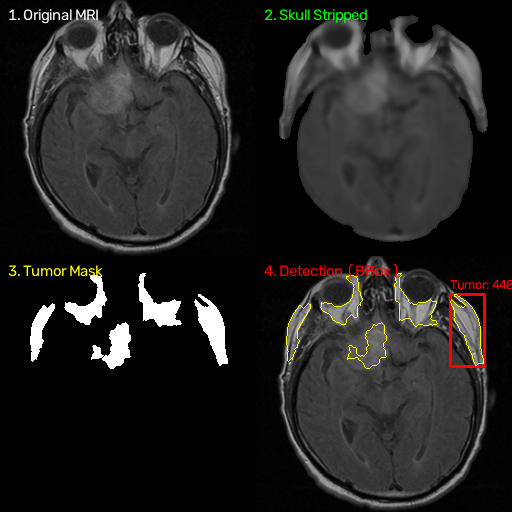
#> input picture docs/images/pipeline_quad_sample.png, 512 x 512 px, given in place of mri_brain_tumor_11.png, which was not available
$ jupyter execute --allow-errors 03_tumor_segmentation_comparison.ipynb   (text cells are left out)
#> lines starting #> are read from the running program, lines starting #| are printed output that depends on the picture; after the words box and inside, x2 and y2 are one past the last pixel; in counts of white or black regions, pixels touching at a corner belong together; pictures that were not available may be replaced by others from this repository, and a replacement may not be noted
#> `orig = cv2.imread(img_p, cv2.IMREAD_GRAYSCALE)`:
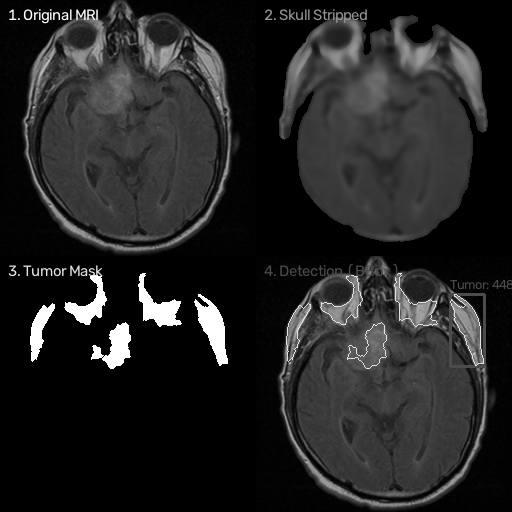
#> orig: shape (512, 512); min 0, max 255, mean 35.3
### src/preprocessing/skull_strip.py
"""Thuật toán Tách sọ não (Skull Stripping) 6 bước trên ảnh MRI.

Phụ trách: Hà Mạnh Trường (MSSV: 2045240326).
Tài liệu tham khảo: Gonzalez & Woods (4th Ed), Chapter 9 (Morphological Image Processing).

Quy trình 6 bước DIP:
1. Khử nhiễu sơ bộ bằng Gaussian blur (5x5, sigma=1.0).
2. Phân ngưỡng nhị phân Otsu tự động tách đầu khỏi nền đen.
3. Phép mở hình thái học (Morphological Opening) cắt đứt cầu nối mô giữa màng não và xương sọ.
4. Trích xuất thành phần liên thông lớn nhất (Largest Connected Component - LCC).
5. Phép đóng hình thái học (Closing) khép rãnh nhỏ và lấp đầy lỗ hổng não thất (Hole Filling).
6. Phép nhân Bitwise-AND với ảnh gốc để thu được ảnh não sạch sọ.
"""

from typing import Dict, Optional, Tuple, Union
import numpy as np
import cv2


def _build_brain_mask_steps(
    gray: np.ndarray,
    kernel_size: int
) -> Tuple[np.ndarray, Dict[str, np.ndarray]]:
    """Thực thi chuỗi 6 bước và trả về mặt nạ não kèm toàn bộ ảnh trung gian.

    Args:
        gray: Ảnh MRI xám đầu vào (H, W), dtype uint8.
        kernel_size: Kích thước phần tử cấu trúc elip cho phép Opening.

    Returns:
        Tuple[np.ndarray, Dict[str, np.ndarray]]: (brain_mask, intermediates) với
        các khoá 'original', 'denoised', 'otsu', 'opened', 'lcc',
        'closed_and_filled', 'brain_mask', 'stripped'.
    """
#> called with kernel_size = 5
    steps: Dict[str, np.ndarray] = {}

    # 1. Khử nhiễu sơ bộ bằng Gaussian blur
    steps["original"] = gray.copy()
    denoised = cv2.GaussianBlur(gray, (5, 5), sigmaX=1.0)
    steps["denoised"] = denoised

    # 2. Ngưỡng hóa tự động Otsu
    _, otsu = cv2.threshold(denoised, 0, 255, cv2.THRESH_BINARY + cv2.THRESH_OTSU)
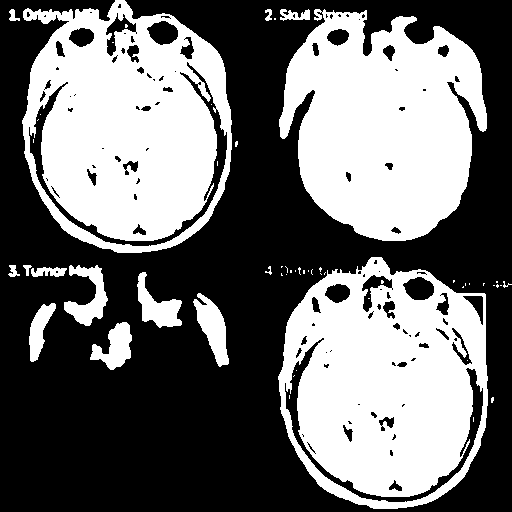
#> otsu: shape (512, 512); 43.6% white; 55 white regions (39 under 20 px), largest, box (x1, y1, x2, y2) and area: (22, 0, 232, 253) 36988, (278, 257, 488, 509) 36903, (279, 9, 487, 241) 33919
    steps["otsu"] = otsu

    # 3. Phép mở hình thái học với phần tử cấu trúc elip
    kernel = cv2.getStructuringElement(cv2.MORPH_ELLIPSE, (kernel_size, kernel_size))
    opened = cv2.morphologyEx(otsu, cv2.MORPH_OPEN, kernel, iterations=2)
#> opened: shape (512, 512); 40.3% white; 25 white regions, largest, box (x1, y1, x2, y2) and area: (279, 12, 487, 241) 33537, (23, 10, 217, 241) 30278, (279, 270, 473, 497) 30174
    steps["opened"] = opened

    # 4. Tìm thành phần liên thông lớn nhất (Nhu mô não)
    lcc = np.zeros_like(gray, dtype=np.uint8)
    num_labels, labels, stats, _ = cv2.connectedComponentsWithStats(opened, connectivity=8)
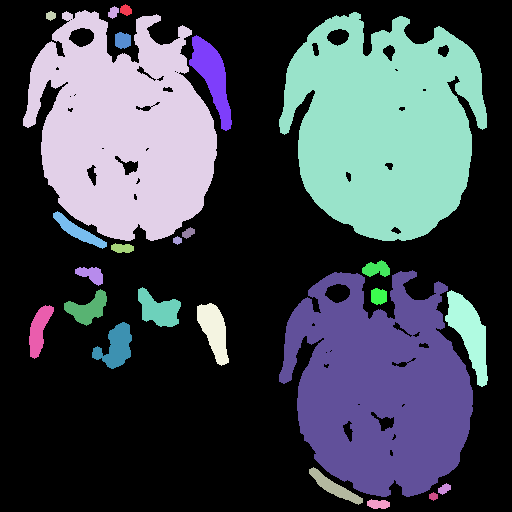
#> labels: shape (512, 512) int32; 26 distinct labels, from 0 to 25; one colour per label, 0 black
#> num_labels = 26; stats = 26 rows, first 6: [0, 0, 512, 512, 156467], [120, 4, 12, 12, 101], [108, 6, 11, 13, 95], [46, 11, 10, 10, 73], [23, 10, 194, 231, 30278], [279, 12, 208, 229, 33537]
    if num_labels > 1:
        # Bỏ qua label 0 (nền đen), tìm nhãn có diện tích lớn nhất
        largest_label = 1 + int(np.argmax(stats[1:, cv2.CC_STAT_AREA]))
#> largest_label = 5
        lcc[labels == largest_label] = 255
    steps["lcc"] = lcc

    # 5. Phép đóng hình thái học + lấp đầy lỗ hổng bên trong nhu mô não
    close_kernel = cv2.getStructuringElement(cv2.MORPH_ELLIPSE, (11, 11))
    closed = cv2.morphologyEx(lcc, cv2.MORPH_CLOSE, close_kernel, iterations=1)

    mask_floodfill = closed.copy()
    h, w = closed.shape
    fill_mask = np.zeros((h + 2, w + 2), np.uint8)
    cv2.floodFill(mask_floodfill, fill_mask, (0, 0), 255)
    mask_holes = cv2.bitwise_not(mask_floodfill)
    brain_mask = cv2.bitwise_or(closed, mask_holes)
    steps["closed_and_filled"] = brain_mask.copy()

    # 6. Bitwise-AND giữ lại nhu mô não trên ảnh gốc
    steps["brain_mask"] = brain_mask
    steps["stripped"] = cv2.bitwise_and(gray, gray, mask=brain_mask)

    return brain_mask, steps


def extract_brain_mask(
    image: np.ndarray,
    kernel_size: int = 5,
    return_intermediates: bool = False
) -> Union[np.ndarray, Tuple[np.ndarray, Dict[str, np.ndarray]]]:
    """Tạo mặt nạ nhị phân nhu mô não (Brain Mask), loại bỏ xương sọ và da đầu.

    Args:
        image: Ảnh MRI xám đầu vào (H, W), dtype uint8 [0, 255].
        kernel_size: Kích thước phần tử cấu trúc dạng đĩa (disk/ellipse).
        return_intermediates: Nếu True, trả thêm từ điển ảnh trung gian 6 bước.

    Returns:
        - return_intermediates=False: np.ndarray mặt nạ nhị phân (H, W),
          dtype uint8, giá trị {0, 255}.
        - return_intermediates=True: Tuple[np.ndarray, Dict[str, np.ndarray]] gồm
          (brain_mask, intermediates).
    """
    if len(image.shape) == 3:
        gray = cv2.cvtColor(image, cv2.COLOR_BGR2GRAY)
    else:
        gray = image.copy()

    brain_mask, steps = _build_brain_mask_steps(gray, kernel_size)
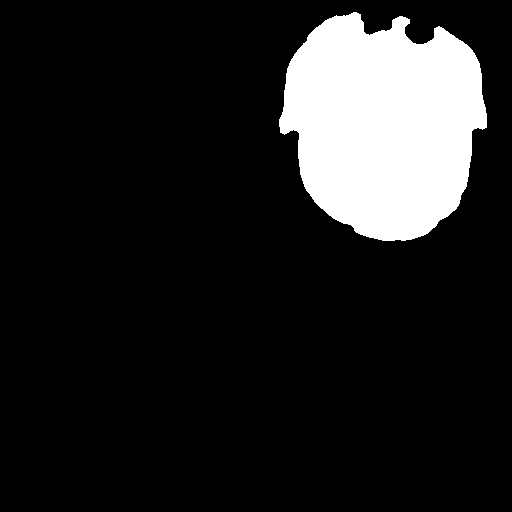
#> brain_mask: shape (512, 512); 13.4% white; 1 white region, box (x1, y1, x2, y2) and area: (279, 12, 487, 241) 35202
#> steps = 8 items
    if return_intermediates:
        return brain_mask, steps
    return brain_mask


def strip_skull(
    image: np.ndarray,
    brain_mask: Optional[np.ndarray] = None,
    return_intermediates: bool = False
) -> Union[Tuple[np.ndarray, np.ndarray],
           Tuple[np.ndarray, np.ndarray, Dict[str, np.ndarray]]]:
    """Tách sọ não khỏi ảnh MRI gốc.

    Args:
        image: Ảnh MRI xám đầu vào (H, W), dtype uint8.
        brain_mask: Mặt nạ não đã tính trước (nếu có). Nếu None, hàm sẽ tự gọi
            extract_brain_mask.
        return_intermediates: Nếu True, trả thêm từ điển ảnh trung gian 6 bước.

    Returns:
        - return_intermediates=False: Tuple (ảnh_sau_tách_sọ, mặt_nạ_nhu_mô_não).
        - return_intermediates=True: Tuple (ảnh_sau_tách_sọ, mặt_nạ_nhu_mô_não,
          intermediates).
    """
    if len(image.shape) == 3:
        gray = cv2.cvtColor(image, cv2.COLOR_BGR2GRAY)
    else:
        gray = image.copy()

    steps: Optional[Dict[str, np.ndarray]] = None
    if brain_mask is None:
        if return_intermediates:
            brain_mask, steps = extract_brain_mask(gray, return_intermediates=True)
        else:
            brain_mask = extract_brain_mask(gray)

    # Nhân bitwise-AND để giữ lại vùng não sạch sọ
    stripped_brain = cv2.bitwise_and(gray, gray, mask=brain_mask)
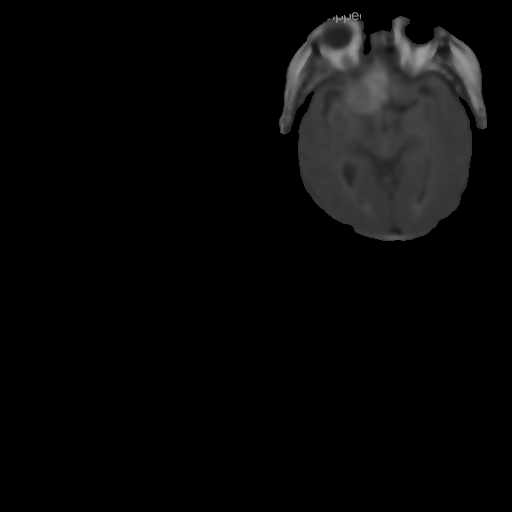
#> stripped_brain: shape (512, 512); min 0, max 159, mean 8.6

    if not return_intermediates:
        return stripped_brain, brain_mask

    if steps is None:
        # Mặt nạ được truyền từ ngoài: vẫn dựng chuỗi trung gian chuẩn để báo cáo.
        _, steps = extract_brain_mask(gray, return_intermediates=True)
        steps["brain_mask"] = brain_mask
    steps["stripped"] = stripped_brain
    return stripped_brain, brain_mask, steps

### src/segmentation/watershed.py
"""Thuật toán phân đoạn khối u não bằng Marker-controlled Watershed.

Phụ trách: Hà Mạnh Trường (MSSV: 2045240326).
Tài liệu tham khảo: Gonzalez & Woods (4th Ed), Chapter 10 (Image Segmentation - Watersheds).
"""

from typing import Dict, Tuple, Union
import numpy as np
import cv2
from .base import BaseSegmenter


INTERMEDIATE_KEYS = (
    "original", "binary_high", "opened", "dist_transform",
    "sure_fg", "sure_bg", "unknown", "markers", "tumor_mask",
)


def _empty_intermediates(shape: Tuple[int, int]) -> Dict[str, np.ndarray]:
    """Tạo dict 9 ảnh trung gian toàn 0 cho nhánh fail-safe."""
    return {key: np.zeros(shape, dtype=np.uint8) for key in INTERMEDIATE_KEYS}


def _to_display_uint8(image: np.ndarray) -> np.ndarray:
    """Chuẩn hoá ảnh số thực (EDT) về uint8 [0, 255] để lưu trung gian."""
    if image.dtype == np.uint8:
        return image
    if float(image.max()) == 0.0:
        return np.zeros(image.shape, dtype=np.uint8)
    return cv2.normalize(image, None, 0, 255, cv2.NORM_MINMAX).astype(np.uint8)


def _filter_small_components(tumor_mask: np.ndarray, min_tumor_area: int) -> np.ndarray:
    """Loại bỏ các đảo u có diện tích nhỏ hơn min_tumor_area."""
    if min_tumor_area <= 0:
        return tumor_mask
    num_labels, labels, stats, _ = cv2.connectedComponentsWithStats(
        (tumor_mask > 0).astype(np.uint8), connectivity=8
    )
    if num_labels <= 1:
        return tumor_mask
    keep = np.zeros(num_labels, dtype=bool)
    keep[1:] = stats[1:, cv2.CC_STAT_AREA] >= min_tumor_area
    return np.where(keep[labels], 255, 0).astype(np.uint8)


class WatershedSegmenter(BaseSegmenter):
    """Bộ phân đoạn u não sử dụng biến đổi khoảng cách Euclidean và giải thuật phân thủy Watershed."""

    # [22 lines left out: functions __init__, segment, not called in this run]


def segment_watershed(
    brain_image: np.ndarray,
    dist_thresh_ratio: float = 0.4,
    bg_dilate_kernel: int = 3,
    min_tumor_area: int = 50,
    return_intermediates: bool = False,
) -> Union[np.ndarray, Tuple[np.ndarray, Dict[str, np.ndarray]]]:
    """Phân đoạn khối u não trên ảnh đã tách sọ bằng Marker-controlled Watershed.

    Quy trình 6 bước DIP (Gonzalez & Woods Ch.10):
    1. Lọc nhị phân sơ bộ vùng tăng sáng trong nhu mô não (phân vị 85).
    2. Phép mở hình thái học 3x3 khử nhiễu đốm hạt.
    3. Biến đổi khoảng cách Euclidean (cv2.distanceTransform) tìm tâm khối u.
    4. Xác định vùng chắc chắn là u (Sure Foreground) từ ngưỡng bản đồ khoảng cách.
    5. Xác định vùng chắc chắn là não lành (Sure Background) bằng phép giãn nở.
    6. Đánh dấu markers, chạy cv2.watershed và lọc đảo nhỏ bằng min_tumor_area.

    Args:
        brain_image: Ảnh xám não đã tách sọ (H, W), dtype uint8.
        dist_thresh_ratio: Tỷ lệ ngưỡng khoảng cách cực đại để lấy tâm u (mặc định 0.4).
        bg_dilate_kernel: Kích thước kernel giãn nở để tạo vùng nền.
        min_tumor_area: Diện tích tối thiểu (pixel) để giữ lại một đảo u.
        return_intermediates: Nếu True, trả thêm từ điển 9 ảnh trung gian.

    Returns:
        - return_intermediates=False: mặt nạ nhị phân u (H, W) uint8 {0, 255}.
        - return_intermediates=True: Tuple (tumor_mask, intermediates) với các khoá
          'original', 'binary_high', 'opened', 'dist_transform', 'sure_fg',
          'sure_bg', 'unknown', 'markers', 'tumor_mask' (cùng shape, uint8).
    """
#> called with dist_thresh_ratio = 0.4, bg_dilate_kernel = 3, min_tumor_area = 50, return_intermediates = False
    if len(brain_image.shape) == 3:
        gray = cv2.cvtColor(brain_image, cv2.COLOR_BGR2GRAY)
    else:
        gray = brain_image.copy()

    h, w = gray.shape
    zeros = np.zeros((h, w), dtype=np.uint8)
    steps = _empty_intermediates((h, w))
    steps["original"] = gray.copy()

    # Chỉ xét trong vùng não có tín hiệu (> 0)
    non_zero_pixels = gray[gray > 0]
    if len(non_zero_pixels) == 0:
        return (zeros, steps) if return_intermediates else zeros

    # 1. Ngưỡng hóa sơ bộ tìm vùng u tăng sáng
    # Khối u não trên ảnh T1-CE/FLAIR thường có cường độ nằm ở phân vị cao
    high_thresh = np.percentile(non_zero_pixels, 85)
#> high_thresh = 84
    _, binary_high = cv2.threshold(gray, int(high_thresh), 255, cv2.THRESH_BINARY)
#> binary_high: shape (512, 512); 2% white; 16 white regions (10 under 20 px), largest, box (x1, y1, x2, y2) and area: (450, 36, 484, 114) 1149, (394, 18, 439, 74) 1106, (320, 12, 362, 70) 1016, (348, 66, 388, 112) 991, (285, 39, 312, 109) 730, (310, 25, 324, 39) 87
    steps["binary_high"] = binary_high

    # 2. Phép mở nhẹ làm sạch nhiễu hạt
    kernel = cv2.getStructuringElement(cv2.MORPH_RECT, (3, 3))
    opened = cv2.morphologyEx(binary_high, cv2.MORPH_OPEN, kernel, iterations=1)
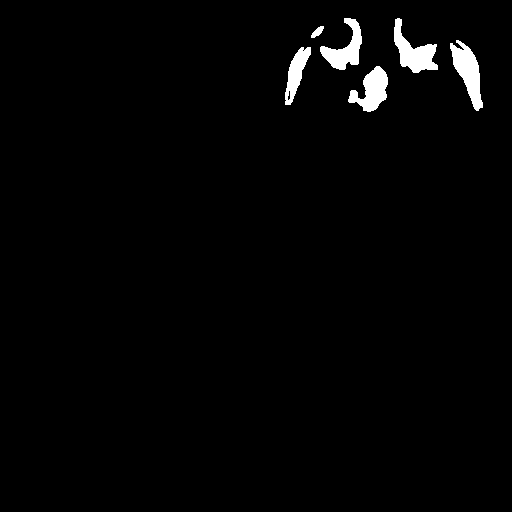
#> opened: shape (512, 512); 1.9% white; 6 white regions, box (x1, y1, x2, y2) and area: (450, 40, 483, 111) 1121, (394, 18, 438, 73) 1097, (348, 66, 388, 112) 988, (320, 18, 362, 70) 954, (285, 47, 311, 105) 701, (311, 26, 324, 38) 83
    steps["opened"] = opened

    # 3. Biến đổi khoảng cách Euclidean
    dist_transform = cv2.distanceTransform(opened, cv2.DIST_L2, 5)
    steps["dist_transform"] = _to_display_uint8(dist_transform)
    max_dist = dist_transform.max()
#> max_dist = 11.59
    if max_dist == 0:
        return (zeros, steps) if return_intermediates else zeros

    # 4. Xác định Sure Foreground & Sure Background
    _, sure_fg = cv2.threshold(dist_transform, dist_thresh_ratio * max_dist, 255, 0)
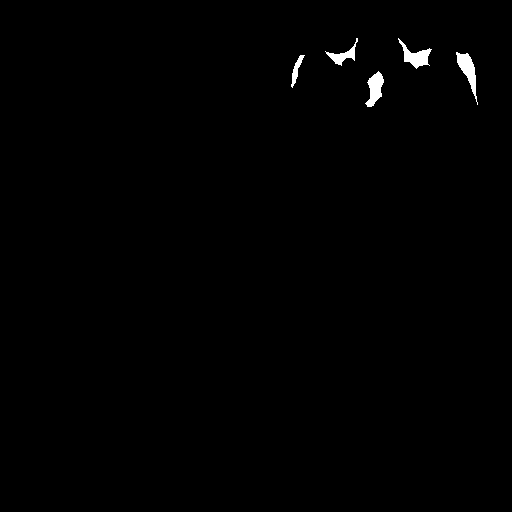
#> sure_fg: shape (512, 512) float32; 0.62% white; 5 white regions, box (x1, y1, x2, y2) and area: (456, 52, 478, 105) 429, (398, 38, 432, 69) 392, (365, 71, 384, 107) 383, (325, 38, 358, 66) 260, (291, 55, 305, 88) 155
    sure_fg = np.uint8(sure_fg)
    steps["sure_fg"] = sure_fg

    dilate_k = cv2.getStructuringElement(cv2.MORPH_RECT, (bg_dilate_kernel, bg_dilate_kernel))
    sure_bg = cv2.dilate(opened, dilate_k, iterations=2)
#> sure_bg: shape (512, 512); 2.8% white; 6 white regions, box (x1, y1, x2, y2) and area: (448, 38, 485, 113) 1584, (392, 16, 440, 75) 1557, (318, 16, 364, 72) 1405, (346, 64, 390, 114) 1403, (283, 45, 313, 107) 1073, (309, 24, 326, 40) 199
    steps["sure_bg"] = sure_bg

    unknown = cv2.subtract(sure_bg, sure_fg)
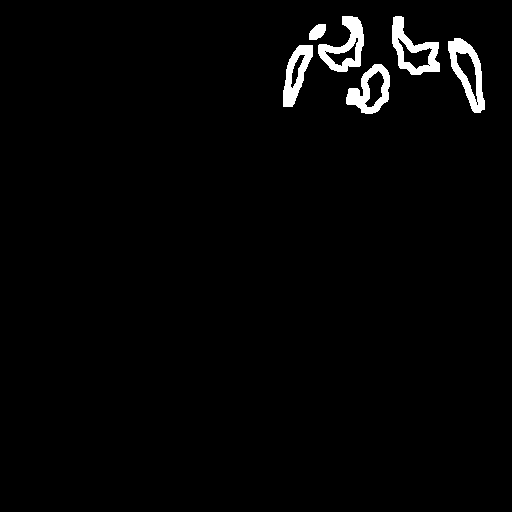
#> unknown: shape (512, 512); 2.1% white; 6 white regions, box (x1, y1, x2, y2) and area: (392, 16, 440, 75) 1165, (448, 38, 485, 113) 1155, (318, 16, 364, 72) 1145, (346, 64, 390, 114) 1020, (283, 45, 313, 107) 918, (309, 24, 326, 40) 199
    steps["unknown"] = unknown

    # 5. Đánh dấu Markers
    _, markers = cv2.connectedComponents(sure_fg)
#> markers: shape (512, 512) int32; 6 distinct labels, from 0 to 5
    markers = markers + 1
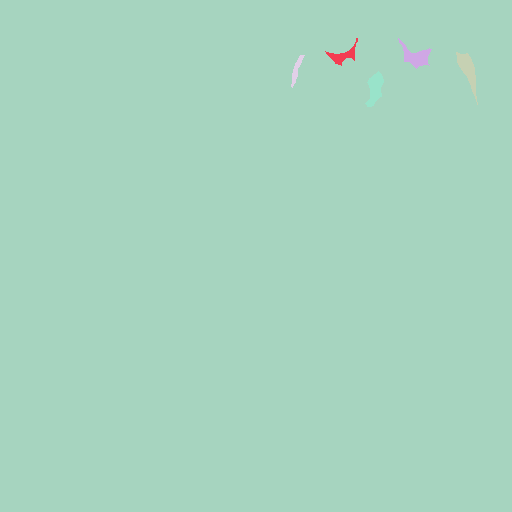
#> markers: shape (512, 512) int32; 6 distinct labels, from 1 to 6; one colour per label, 0 black
    markers[unknown == 255] = 0
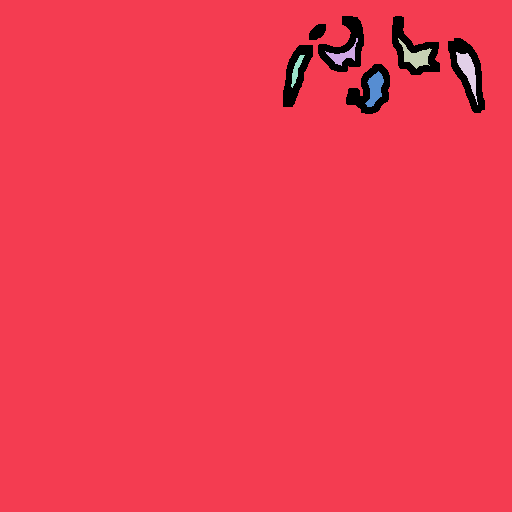
#> markers: shape (512, 512) int32; 7 distinct labels, from 0 to 6; one colour per label, 0 black
    # Lưu markers đầu vào (trước khi watershed sửa tại chỗ) dưới dạng uint8
    steps["markers"] = np.clip(markers, 0, 255).astype(np.uint8)

    # 6. Chạy Watershed trên ảnh 3 kênh
    img_3ch = cv2.cvtColor(gray, cv2.COLOR_GRAY2BGR)
    markers = cv2.watershed(img_3ch, markers)
#> markers: shape (512, 512) int32; 7 distinct labels, from -1 to 6
#> (the rest of the program and of its run is left out)
